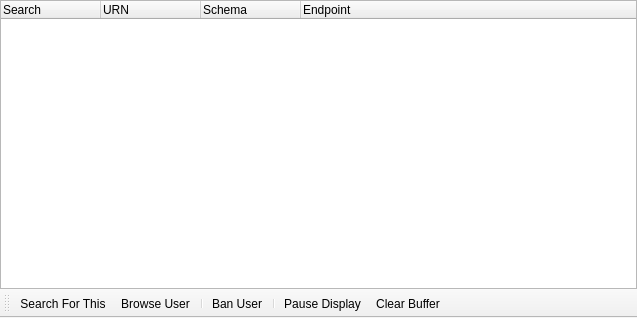
<?xml version="1.0" encoding="UTF-8"?>
<ui version="4.0">
 <class>CWidgetSearchMonitor</class>
 <widget class="QMainWindow" name="WidgetSearchMonitor">
  <property name="geometry">
   <rect>
    <x>0</x>
    <y>0</y>
    <width>637</width>
    <height>318</height>
   </rect>
  </property>
  <property name="windowTitle">
   <string>MainWindow</string>
  </property>
  <widget class="QWidget" name="centralwidget">
   <layout class="QVBoxLayout" name="verticalLayout">
    <property name="spacing">
     <number>0</number>
    </property>
    <property name="margin">
     <number>0</number>
    </property>
    <item>
     <widget class="QTreeWidget" name="treeWidgetSearchMonitor">
      <property name="rootIsDecorated">
       <bool>false</bool>
      </property>
      <property name="itemsExpandable">
       <bool>false</bool>
      </property>
      <column>
       <property name="text">
        <string notr="true">Search</string>
       </property>
      </column>
      <column>
       <property name="text">
        <string>URN</string>
       </property>
      </column>
      <column>
       <property name="text">
        <string>Schema</string>
       </property>
      </column>
      <column>
       <property name="text">
        <string>Endpoint</string>
       </property>
      </column>
     </widget>
    </item>
   </layout>
  </widget>
  <widget class="QToolBar" name="toolBar">
   <property name="contextMenuPolicy">
    <enum>Qt::PreventContextMenu</enum>
   </property>
   <property name="windowTitle">
    <string>toolBar</string>
   </property>
   <property name="iconSize">
    <size>
     <width>16</width>
     <height>16</height>
    </size>
   </property>
   <property name="toolButtonStyle">
    <enum>Qt::ToolButtonTextBesideIcon</enum>
   </property>
   <property name="floatable">
    <bool>false</bool>
   </property>
   <attribute name="toolBarArea">
    <enum>BottomToolBarArea</enum>
   </attribute>
   <attribute name="toolBarBreak">
    <bool>false</bool>
   </attribute>
   <addaction name="actionSearchMonitorSearchForThis"/>
   <addaction name="actionSearchMonitorBrowseUser"/>
   <addaction name="separator"/>
   <addaction name="actionSearchMonitorBanUser"/>
   <addaction name="separator"/>
   <addaction name="actionSearchPauseDisplay"/>
   <addaction name="actionSearchMonitorClearBuffer"/>
  </widget>
  <action name="actionSearchMonitorSearchForThis">
   <property name="icon">
    <iconset resource="Resource.qrc">
     <normaloff>:/Resource/Generic/Search.png</normaloff>:/Resource/Generic/Search.png</iconset>
   </property>
   <property name="text">
    <string>Search For This</string>
   </property>
   <property name="toolTip">
    <string>Search For This</string>
   </property>
  </action>
  <action name="actionSearchMonitorBrowseUser">
   <property name="icon">
    <iconset resource="Resource.qrc">
     <normaloff>:/Resource/Network/Browse.png</normaloff>:/Resource/Network/Browse.png</iconset>
   </property>
   <property name="text">
    <string>Browse User</string>
   </property>
   <property name="toolTip">
    <string>Browse User</string>
   </property>
  </action>
  <action name="actionSearchMonitorBanUser">
   <property name="icon">
    <iconset resource="Resource.qrc">
     <normaloff>:/Resource/Generic/Ban.png</normaloff>:/Resource/Generic/Ban.png</iconset>
   </property>
   <property name="text">
    <string>Ban User</string>
   </property>
   <property name="toolTip">
    <string>Ban User</string>
   </property>
  </action>
  <action name="actionSearchPauseDisplay">
   <property name="icon">
    <iconset resource="Resource.qrc">
     <normaloff>:/Resource/Media/PauseMedia.png</normaloff>:/Resource/Media/PauseMedia.png</iconset>
   </property>
   <property name="text">
    <string>Pause Display</string>
   </property>
   <property name="toolTip">
    <string>Pause Display</string>
   </property>
  </action>
  <action name="actionSearchMonitorClearBuffer">
   <property name="icon">
    <iconset resource="Resource.qrc">
     <normaloff>:/Resource/Generic/Clear.png</normaloff>:/Resource/Generic/Clear.png</iconset>
   </property>
   <property name="text">
    <string>Clear Buffer</string>
   </property>
   <property name="toolTip">
    <string>Clear Buffer</string>
   </property>
  </action>
 </widget>
 <resources>
  <include location="Resource.qrc"/>
 </resources>
 <connections/>
</ui>
